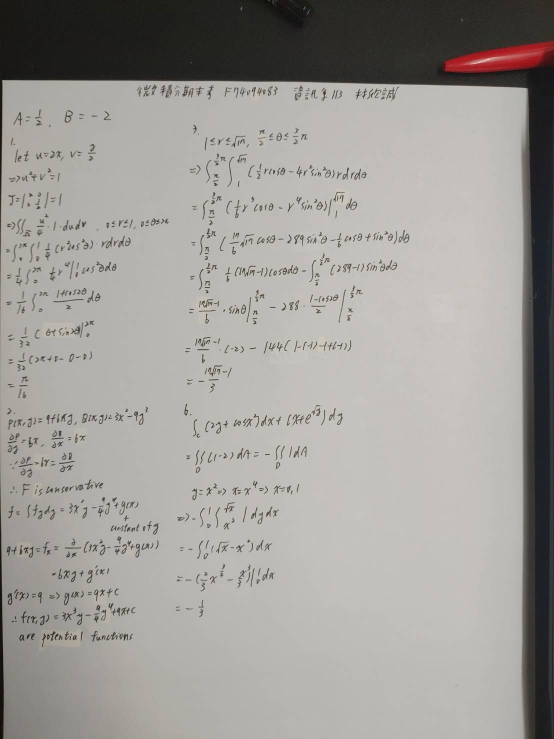
#> input picture 微積分/微積分期末考.jpg, 1108 x 1477 px (shown at 1/2 size); its folder holds only this picture in this run
$ python -i HW2.py   (imports and definitions only)
#> lines starting #> are read from the running program, lines starting #| are printed output that depends on the picture; after the words box and inside, x2 and y2 are one past the last pixel; in counts of white or black regions, pixels touching at a corner belong together
#> further down, picture is the input picture: shape (1477, 1108, 3); mean B, G, R 152.6, 156.6, 158.8
import cv2
import numpy as np
import glob
import time
import copy

def close():
    cv2.waitKey(0)
    cv2.destroyAllWindows()

def Contour(img):
    height, width, channels = img.shape
#> height = 1477; width = 1108; channels = 3
    img_gray = cv2.cvtColor(img, cv2.COLOR_BGR2GRAY)
    (thresh, binary) = cv2.threshold(img_gray, 127, 255, cv2.THRESH_BINARY)
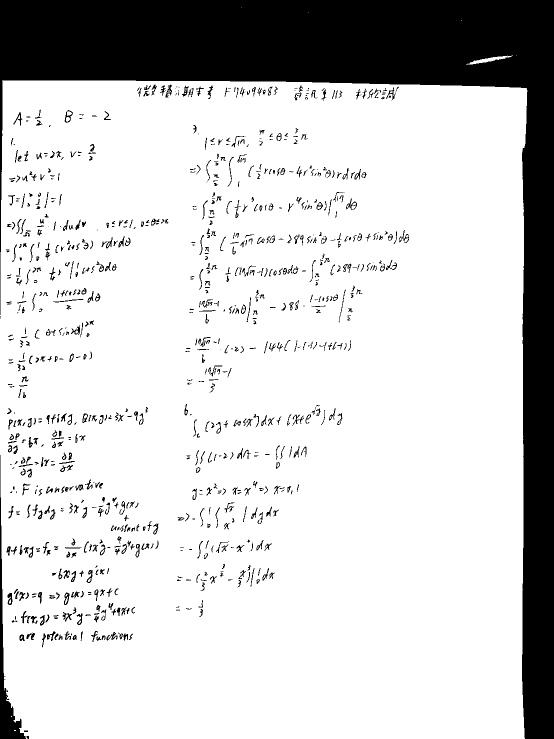
#> binary: shape (1477, 1108) (shown at 1/2 size); 81.4% white; 913 black regions (248 under 20 px), largest, box (x1, y1, x2, y2) and area: (0, 0, 1108, 1477) 264021, (0, 910, 52, 1477) 4780, (15, 1186, 25, 1210) 152
    img_blur = cv2.GaussianBlur(binary, (11, 11), 0)
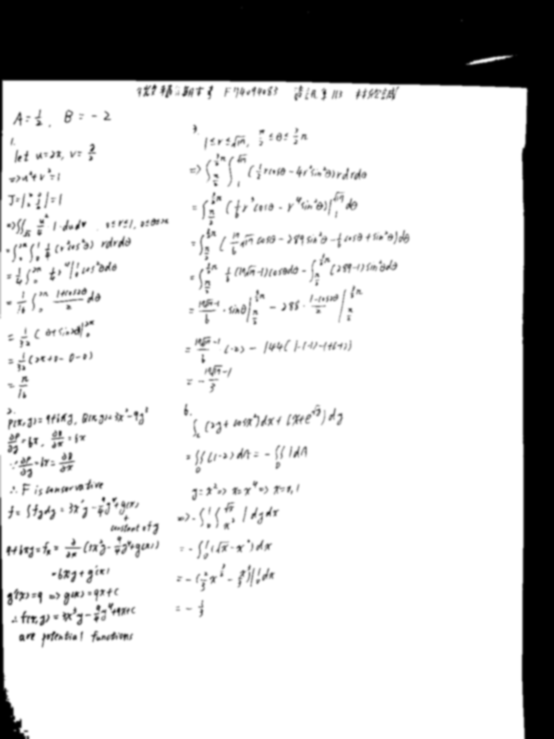
#> img_blur: shape (1477, 1108) (shown at 1/2 size); min 0, max 255, mean 207.6
    img_edge = cv2.Canny(img_blur, 127, 127)
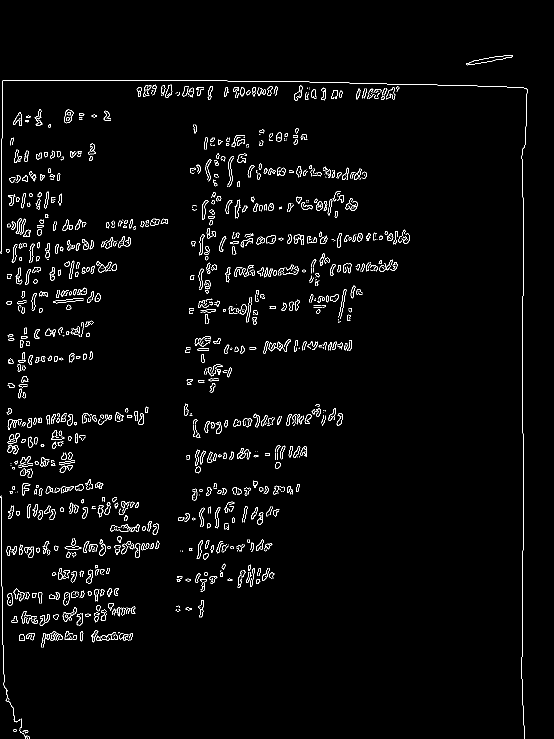
#> img_edge: shape (1477, 1108) (shown at 1/2 size); 2.3% white in thin lines or dots, all inside (x1, y1, x2, y2) = (0, 110, 1055, 1477)
    contours, hierarchy = cv2.findContours(img_edge, cv2.RETR_EXTERNAL, cv2.CHAIN_APPROX_SIMPLE)
#> contours = 1278 contours, 1033 with area under 20; largest, box (x1, y1, x2, y2) and area: (128, 219, 147, 247) 340, (533, 470, 551, 487) 233, (127, 1184, 140, 1211) 227, (15, 889, 37, 909) 220, (14, 1186, 26, 1211) 204
    img_copy = img.copy()
    cv2.drawContours(img_copy, contours, -1, (255, 255, 40), 5)
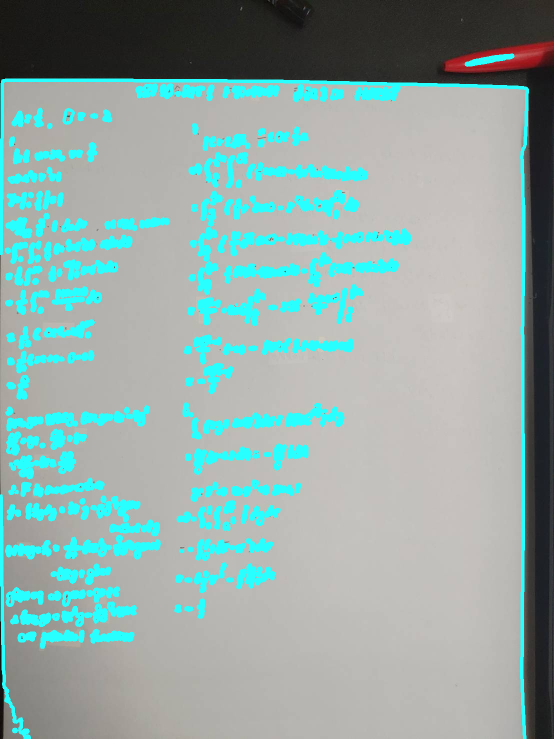
#> img_copy: shape (1477, 1108, 3) (shown at 1/2 size); 12.09% of pixels changed, all inside (x1, y1, x2, y2) = (0, 107, 1058, 1477)
    value = [img_copy, contours]
    return value

# [288 lines left out: functions Draw_Contour, Count_Rings, Find_Corners, Find_Intrinsic, Find_Extrinsic, Find_Distortion and 4 more, not called in this run]

>>> import cv2
>>> picture = cv2.imread('../微積分/微積分期末考.jpg')
>>> result = Contour(picture)
#> result = 2 items
